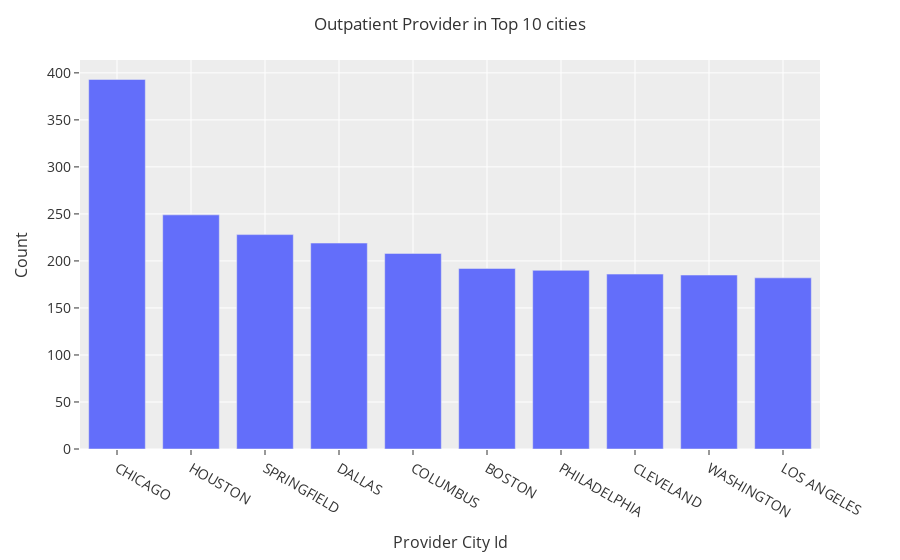

The code cell stored with this chart in its notebook:
### Code cell
#Outpatient Provider City
city_count  = outpatient_df['Provider City'].value_counts()
city_count = city_count[:10,]
fig = px.bar(x = city_count.index, y = city_count.values)
fig.update_layout(
    title='Outpatient Provider in Top 10 cities',
    template='ggplot2',
    xaxis=dict(
        title='Provider City Id',
        titlefont_size=16,
        tickfont_size=14,
    ),
    yaxis=dict(
        title='Count',
        titlefont_size=16,
        tickfont_size=14,
    ),
    legend=dict(
        x=0,
        y=1.0,
    ),
    barmode='group',
    bargap=0.15,
    bargroupgap=0.1,
)
fig.layout.xaxis.type = 'category'
fig.show()

### Figure 1 — Plotly figure (JSON) as saved in the notebook; plotly's stock layout.template omitted (floating-point values rounded to 4 significant figures)
{"data": [{"alignmentgroup": "True", "hovertemplate": "x=%{x}<br>y=%{y}<extra></extra>", "legendgroup": "", "marker": {"color": "#636efa", "pattern": {"shape": ""}}, "name": "", "offsetgroup": "", "orientation": "v", "showlegend": false, "textposition": "auto", "type": "bar", "x": ["CHICAGO", "HOUSTON", "SPRINGFIELD", "DALLAS", "COLUMBUS", "BOSTON", "PHILADELPHIA", "CLEVELAND", "WASHINGTON", "LOS ANGELES"], "xaxis": "x", "y": [393, 249, 228, 219, 208, 192, 190, 186, 185, 182], "yaxis": "y"}], "layout": {"bargap": 0.15, "bargroupgap": 0.1, "barmode": "group", "legend": {"tracegroupgap": 0, "x": 0, "y": 1}, "margin": {"t": 60}, "title": {"text": "Outpatient Provider in Top 10 cities"}, "xaxis": {"anchor": "y", "domain": [0, 1], "tickfont": {"size": 14}, "title": {"font": {"size": 16}, "text": "Provider City Id"}, "type": "category"}, "yaxis": {"anchor": "x", "domain": [0, 1], "tickfont": {"size": 14}, "title": {"font": {"size": 16}, "text": "Count"}}}}
